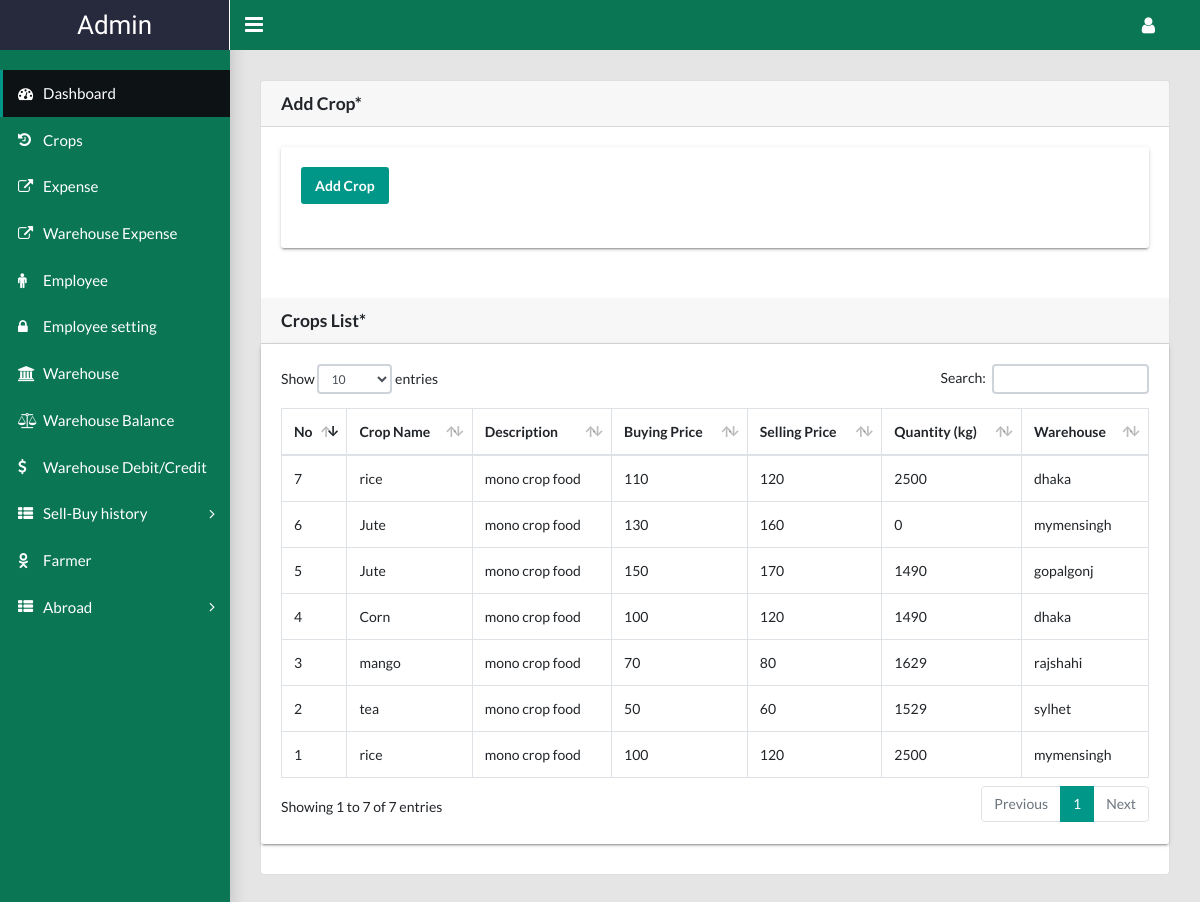
The page /admin/crophistory.php (signed in) on the database its author committed.
### tables this page shows
CREATE TABLE `monocrop` (
  `id` int(11) NOT NULL,
  `cropName` varchar(50) NOT NULL,
  `description` text NOT NULL,
  `buyingPrice` double NOT NULL,
  `sellingPrice` double NOT NULL,
  `areaForFamous` varchar(200) NOT NULL,
  `totalAmount` int(11) NOT NULL
);

### lib/Database.php (called while the page is built, shortened)
<?php
Class Database{
		private $host   = "localhost";
	private $user   = "root";
	private $pass   = "";
	private $dbname = "e_agri";
	public $link;
	private function connectDB(){
	$this->link = new mysqli($this->host, $this->user, $this->pass, $this->dbname);
 }
	public function select($query){
		$result = $this->link->query($query) or die($this->link->error.__LINE__);
		if($result->num_rows > 0){
			return $result;
		} else {
			return false;
		}
	}
}

### admin/crophistory.php (the view, shortened to what this page needs)
<?php include './header.php'; ?>
<?php include './side.php'; ?>
<main class="app-content">
    <div class="bs-component">
        <div class="card">
            <h5 class="card-header">Add Crop*</h5>
            <div class="card-body">
                <div class="row">
                    <div class="col-lg-12">
                        <div class="tile">
                            <div class="tile-body">
                                <h4 class="btn btn-primary addCrop">Add Crop</h4>
                                <div class="table-responsive">
                                </div>
                            </div>
                        </div>
                    </div>
                </div>
                </div>
                <h5 class="card-header">Crops List*</h5>
                <div class="row">
                    <div class="col-lg-12">
                        <div class="tile">
                            <div class="tile-body">
                                <div class="table-responsive">
                                    <table class="table table-hover table-bordered" id="sampleTable">
                                        <thead>
                                            <tr>
                                                <th>No</th>
                                                <th>Crop Name</th>
                                                <th>Description</th>
                                                <th>Buying Price</th>
                                                <th>Selling Price</th>
                                                <th>Quantity (kg)</th>
                                                <th>Warehouse</th>
                                            </tr>
                                        </thead>
                                        <tbody>
                                            <?php
                                            $i=0;
                                                $query = "SELECT * FROM monocrop ORDER BY id ASC";
                                                $result = $db->select($query);
                                                if($result){
                                                    while($resultRow = $result->fetch_assoc()){
                                                        $i++;
                                                    ?>
                                                    <tr>
                                                        <th><?php echo $i; ?></th>
                                                        <th><?php echo $resultRow['cropName']; ?></th>
                                                        <th><?php echo $resultRow['description']; ?></th>
                                                        <th><?php echo $resultRow['buyingPrice']; ?></th>
                                                        <th><?php echo $resultRow['sellingPrice']; ?></th>
                                                        <th><?php echo $resultRow['totalAmount']; ?></th>
                                                        <th><?php echo $resultRow['areaForFamous']; ?></th>
                                                    </tr>
                                                    <?php
                                                    }
                                                }
                                            ?>
                                        </tbody>
                                    </table>
                                </div>
                            </div>
                        </div>
                    </div>
                </div>
            </div>
        </div>
</main>
<?php include './footer.php'; ?>

### admin/crophistory.php (style rules this page uses)
tbody tr th { font-weight: normal; }

### rows shown on the page
monocrop: cropName "rice", description "mono crop food", buyingPrice "100", sellingPrice "120", totalAmount "2500", areaForFamous "mymensingh"
monocrop: cropName "tea", description "mono crop food", buyingPrice "50", sellingPrice "60", totalAmount "1529", areaForFamous "sylhet"
monocrop: cropName "mango", description "mono crop food", buyingPrice "70", sellingPrice "80", totalAmount "1629", areaForFamous "rajshahi"
monocrop: cropName "Corn", description "mono crop food", buyingPrice "100", sellingPrice "120", totalAmount "1490", areaForFamous "dhaka"
monocrop: cropName "Jute", description "mono crop food", buyingPrice "150", sellingPrice "170", totalAmount "1490", areaForFamous "gopalgonj"
monocrop: cropName "Jute", description "mono crop food", buyingPrice "130", sellingPrice "160", totalAmount "0", areaForFamous "mymensingh"
monocrop: cropName "rice", description "mono crop food", buyingPrice "110", sellingPrice "120", totalAmount "2500", areaForFamous "dhaka"
